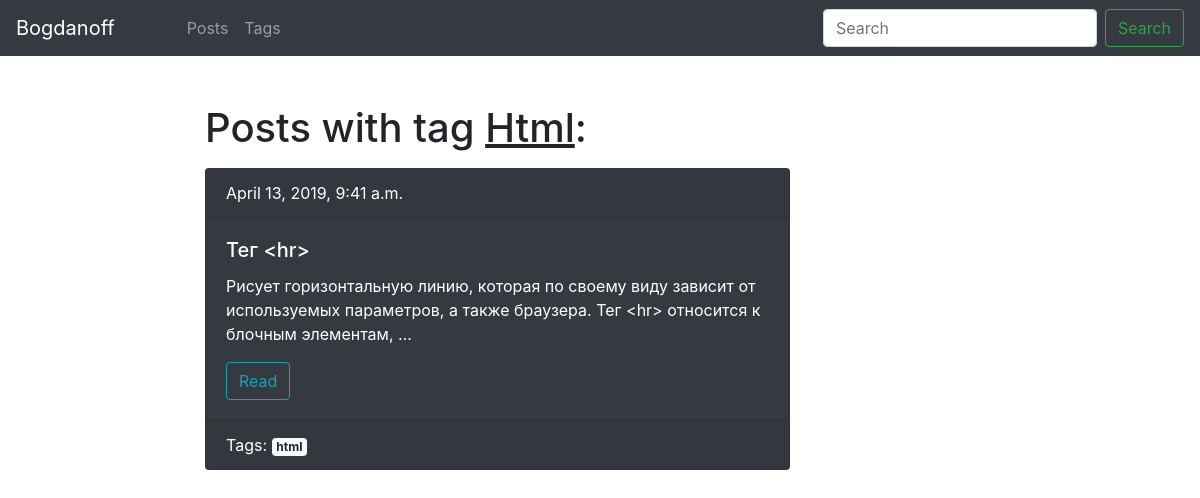
Page /blog/tag/html/ on the committed database.
### appblog/models.py (models this page shows, shortened)
class Tag(models.Model):
	title = models.CharField(max_length=40)
	slug = models.SlugField(max_length=40, unique=True, allow_unicode=True)
	def get_absolute_url(self):
		return reverse('tag_detail_url', kwargs={'slug': self.slug})
	class Meta:
		ordering = ['title']

class Post(models.Model):
	title = models.CharField(max_length=50, db_index=True)
	slug = models.SlugField(max_length=50, blank=True, unique=True, allow_unicode=True)
	body = models.TextField(blank=True, db_index=True)
	tags = models.ManyToManyField('Tag', blank=True, related_name='posts')
	date_pub = models.DateTimeField(auto_now_add=True) # попробовать auto_now, который обновляется при изменении модели
	def get_absolute_url(self):
		return reverse('post_detail_url', kwargs={'slug': self.slug})
	class Meta:
		ordering = ['-date_pub']

### appblog/views.py (the view)
# urls.py: path('tag/<str:slug>/', TagDetail.as_view(), name="tag_detail_url"),
class TagDetail(ObjectDetailMixin, View):
	model = Tag
	template = 'appblog/tag_detail.html'

### appblog/utils.py (called while the page is built)
	def get(self, request, slug):
		obj = get_object_or_404(self.model, slug__iexact=slug)
		return render(request, self.template, context={self.model.__name__.lower(): obj, 'admin_panel': obj, 'detail': True})

### appblog/templates/appblog/tag_detail.html (shortened to what this page needs)
{% extends 'appblog/base_pattern.html' %}
{% block content %}
	<h1>Posts with tag <span style="text-decoration: underline;">{{ tag.title|title }}</span>:</h1>
	<p>
	{% for post in tag.posts.all %}
		{% include 'appblog/includes/card_pattern.html' %}
	{% endfor %}
	</p>
{% endblock %}

### appblog/templates/appblog/includes/card_pattern.html (shortened to what this page needs)
<div class="card text-white bg-dark mb-3 mb-3">
	<div class="card-header">
		{{ post.date_pub }}
	</div>
	<div class="card-body">
		<h5 class="card-title">{{ post.title }}</h5>
		<p class="card-text">{{ post.body|truncatewords:20 }}</p>
		<a href="{{ post.get_absolute_url }}" class="btn btn-outline-info border-info">Read</a>
	</div>
	{% if post.tags.exists %}
		<div class="card-footer">
			Tags:
			{% for tag in post.tags.all %}
				<a href="{{ tag.get_absolute_url }}" class="badge badge-light">{{ tag.title }}</a>
			{% endfor %}
	    </div>
    {% endif %}
</div>

### rows in the picture
Tag: title "Html", title "html"
Post: date_pub "April 13, 2019, 9:41 a.m.", title "Тег <hr>", body "Рисует горизонтальную линию, которая по своему виду зависит от используемых параметров, а также браузера. Тег <hr> относится к блочным элементам, …"
